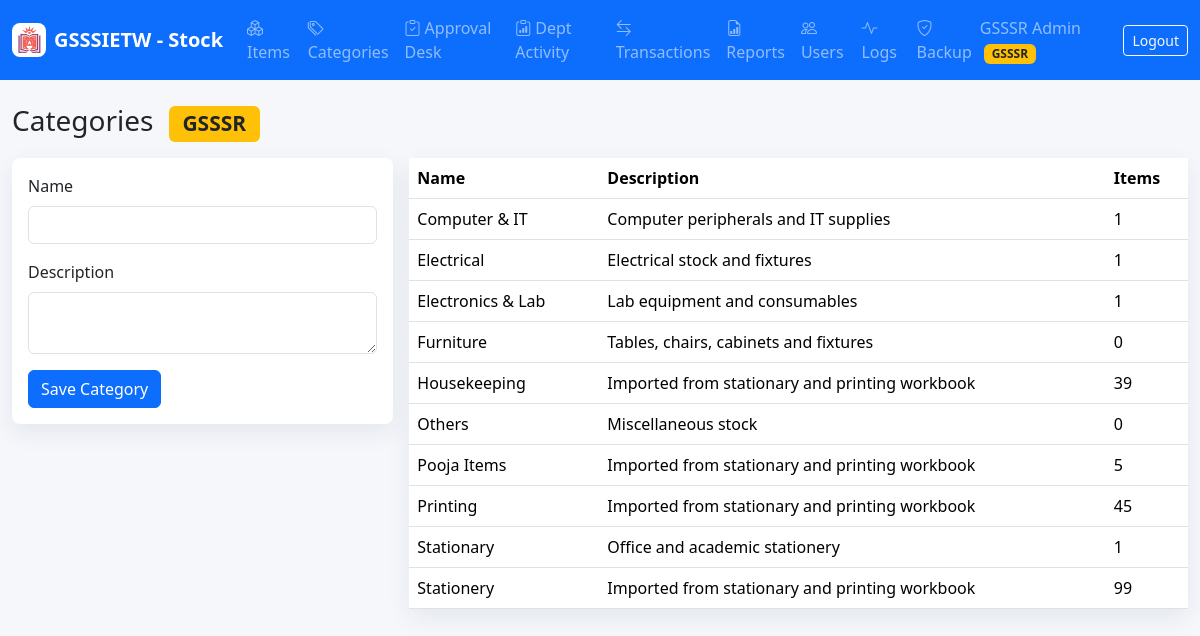
Screenshot of /admin/categories.php (signed in) with the database file from the repository.
### tables this page shows
CREATE TABLE `categories` (
  `id` int NOT NULL AUTO_INCREMENT,
  `name` varchar(120) NOT NULL,
  `description` text,
  `created_at` timestamp NULL DEFAULT CURRENT_TIMESTAMP,
  PRIMARY KEY (`id`),
  UNIQUE KEY `name` (`name`)
);

### includes/db.php (called while the page is built, shortened)
<?php
final class Database
{
    private static ?PDO $pdo = null;
    public static function conn(): PDO
    {
        if (self::$pdo === null) {
            $dsn = 'mysql:host=' . DB_HOST . ';dbname=' . DB_NAME . ';charset=utf8mb4';
            self::$pdo = new PDO($dsn, DB_USER, DB_PASS, [
                PDO::ATTR_ERRMODE => PDO::ERRMODE_EXCEPTION,
                PDO::ATTR_DEFAULT_FETCH_MODE => PDO::FETCH_ASSOC,
                PDO::ATTR_EMULATE_PREPARES => false,
            ]);
        }
        return self::$pdo;
    }
}

### includes/functions.php (called while the page is built, shortened)
<?php
require_once __DIR__ . '/db.php';
function e(?string $value): string
{
    return htmlspecialchars((string)$value, ENT_QUOTES, 'UTF-8');
}
function rows(string $sql, array $params = []): array
{
    $stmt = Database::conn()->prepare($sql);
    $stmt->execute($params);
    return $stmt->fetchAll();
}

### admin/categories.php (the view, shortened to what this page needs)
<?php
require_once __DIR__ . '/../includes/layout.php';
$categories = rows(
    'SELECT c.*, COUNT(i.id) item_count FROM categories c
     LEFT JOIN items i ON i.category_id=c.id AND i.deleted_at IS NULL
     GROUP BY c.id ORDER BY c.name'
);
?>
<h1 class="h3 mb-3">Categories <span class="badge bg-warning text-dark ms-2">GSSSR</span></h1>
<div class="row g-3">
  <div class="col-lg-4">
    <div class="card metric-card"><div class="card-body">
      <form method="post"><?php csrf_field(); ?>
        <div class="mb-3"><label class="form-label">Name</label><input name="name" class="form-control" required></div>
        <div class="mb-3"><label class="form-label">Description</label><textarea name="description" class="form-control"></textarea></div>
        <button class="btn btn-primary">Save Category</button>
      </form>
    </div></div>
  </div>
  <div class="col-lg-8">
    <div class="card metric-card"><div class="table-responsive">
      <table class="table mb-0">
        <thead><tr><th>Name</th><th>Description</th><th>Items</th></tr></thead>
        <tbody>
          <?php foreach ($categories as $c): ?>
          <tr><td><?= e($c['name']) ?></td><td><?= e($c['description']) ?></td><td><?= e($c['item_count']) ?></td></tr>
          <?php endforeach; ?>
        </tbody>
      </table>
    </div></div>
  </div>
</div>

### assets/css/app.css (style rules this page uses)
body { background: #f5f7fb; }
.metric-card { border: 0; border-radius: 8px; box-shadow: 0 8px 24px rgba(30, 41, 59, .08); }
.table thead th { white-space: nowrap; }

### rows the page displays
categories: name "Computer & IT", description "Computer peripherals and IT supplies", item_count "1"
categories: name "Electrical", description "Electrical stock and fixtures", item_count "1"
categories: name "Electronics & Lab", description "Lab equipment and consumables", item_count "1"
categories: name "Furniture", description "Tables, chairs, cabinets and fixtures", item_count "0"
categories: name "Housekeeping", description "Imported from stationary and printing workbook", item_count "39"
categories: name "Others", description "Miscellaneous stock", item_count "0"
categories: name "Pooja Items", description "Imported from stationary and printing workbook", item_count "5"
categories: name "Printing", description "Imported from stationary and printing workbook", item_count "45"
categories: name "Stationary", description "Office and academic stationery", item_count "1"
categories: name "Stationery", description "Imported from stationary and printing workbook", item_count "99"

### other values shown
APP_SHORT_NAME "GSSSIETW - Stock"
$l[1] "Items"
$l[1] "Categories"
$l[1] "Approval Desk"
$l[1] "Dept Activity"
$l[1] "Transactions"
$l[1] "Reports"
$l[1] "Users"
$l[1] "Logs"
$l[1] "Backup"
$u['name'] "GSSSR Admin"
$role "GSSSR"
